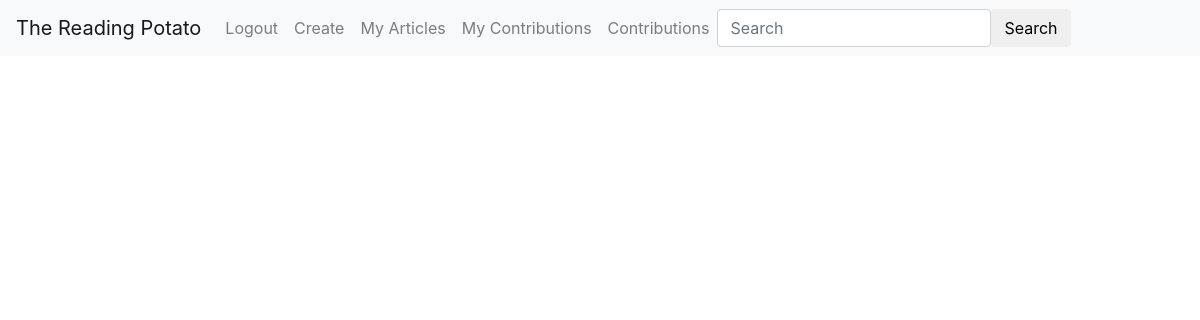
Page /main/my-articles/ (signed in) on the earlier database version.
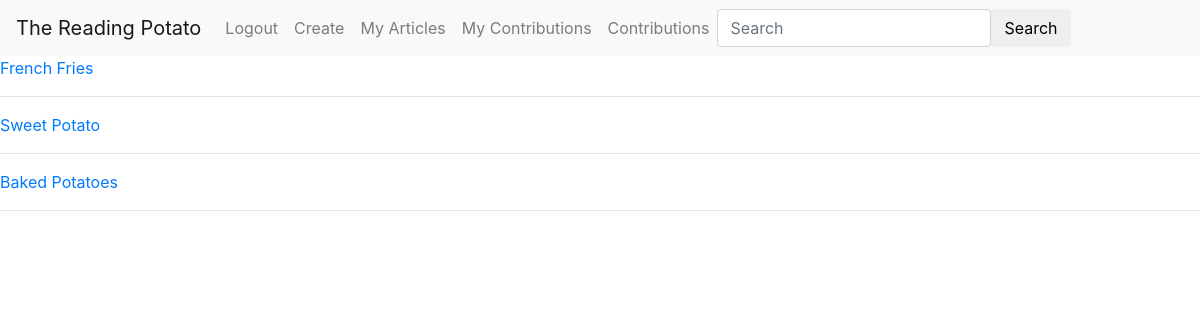
Same page on the later database version.
### main/models.py (models this page shows, shortened)
class Article(models.Model):
	title = models.CharField(max_length=250)
	content = models.TextField()
	author = models.ForeignKey(User, on_delete=models.CASCADE, related_name="articles")
	created_on = models.DateTimeField(auto_now_add=True)
	last_update = models.DateTimeField(auto_now=True)
	slug = models.SlugField(blank=True)

### main/views.py (the view)
# urls.py: path('my-articles/', views.my_articles_list, name="my-articles-list"),
def my_articles_list(request):
	return render(request, "my_articles_list.html")

### main/templates/my_articles_list.html
{% extends "base.html" %}
{% block content %}
    {% for article in user.articles.all %}
    	<a href="{% url 'main:article-details' article.id %}">{{article.title}}</a>
    	<hr>
    {% endfor %}
{% endblock content%}

Differences in the rows shown:
added Article: title "French Fries"
added Article: title "Sweet Potato"
added Article: title "Baked Potatoes"
